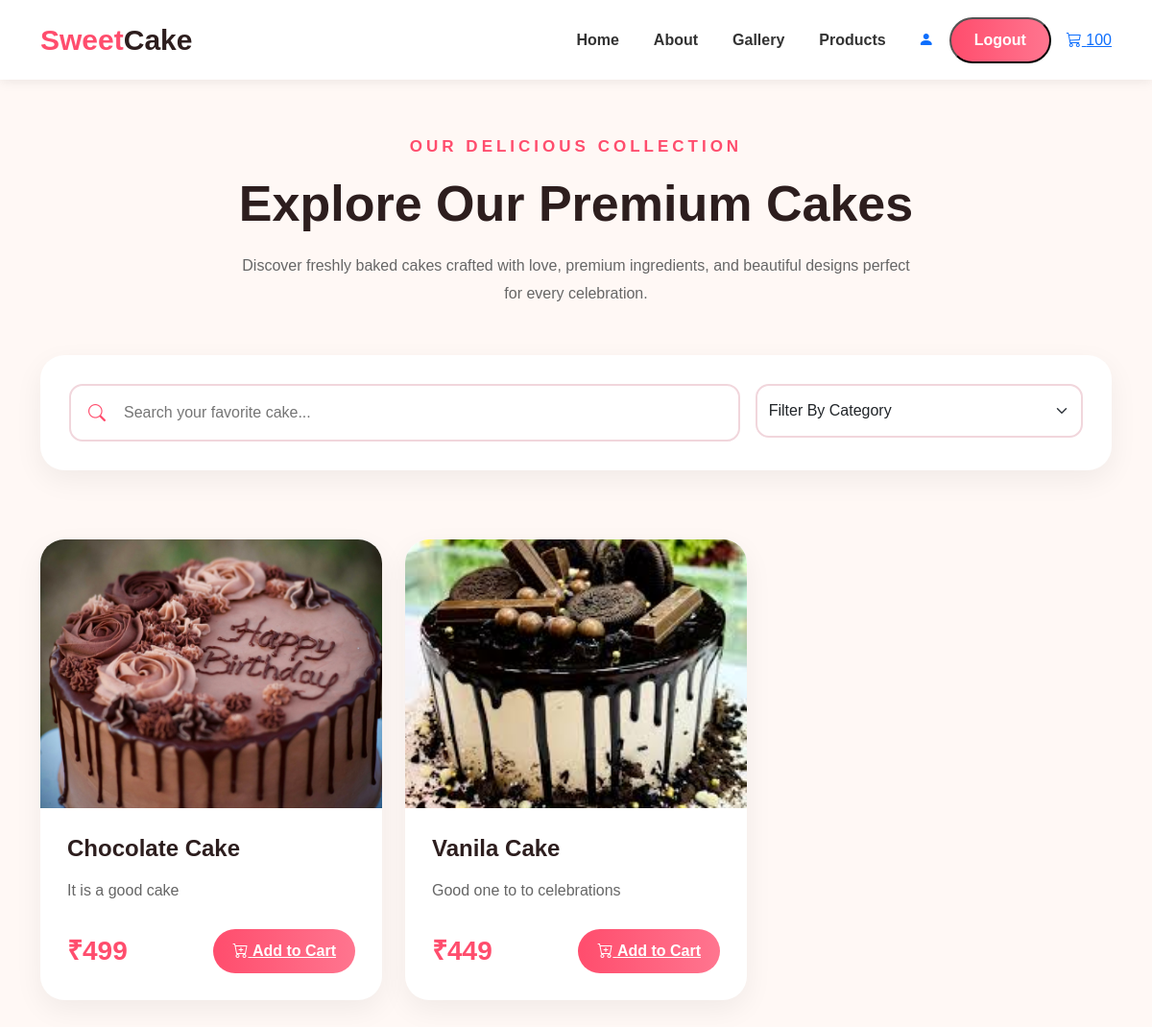
Page /customer/view-products/ on the committed database.
### adminapp/models.py (models this page shows)
class cake_tbl(models.Model):
    CATEGORY_CHOICES = [
        ('vanila','vanila'),
        ('chocolate','chocolate'),
        ('starwberry','starwberry'),
        ('cheese','cheese'),
        ('others','others')
    ]
    cake_name = models.CharField(max_length=100)
    cake_price = models.PositiveIntegerField()
    cake_description = models.TextField(blank=True)
    cake_category = models.CharField(choices=CATEGORY_CHOICES, default='others', max_length=100)
    cake_image = models.FileField(upload_to='images')

### customerapp/views.py (the view)
# urls.py: path('view-products/',views.view_products, name='view-products'),
def view_products(request):
    cakes = cake_tbl.objects.all()
    return render(request,'products.html',{'cakes':cakes})

### templates/products.html (shortened to what this page needs)
{% load static %}
<!DOCTYPE html>
<html lang="en">
<head>
    <link href="https://cdn.jsdelivr.net/npm/bootstrap@5.3.3/dist/css/bootstrap.min.css" rel="stylesheet">
    <link rel="stylesheet"
        href="https://cdn.jsdelivr.net/npm/bootstrap-icons@1.11.3/font/bootstrap-icons.min.css">
    <link rel="stylesheet" href="{% static 'css/products.css' %}">
</head>
<body>
    <nav class="navbar navbar-expand-lg fixed-top custom-navbar">
        <div class="container">
            <a class="navbar-brand logo-text" href="#">
                Sweet<span>Cake</span>
            </a>
            <div class="collapse navbar-collapse justify-content-end" id="navbarContent">
                <ul class="navbar-nav align-items-lg-center">
                    <li class="nav-item">
                        <a class="nav-link" href="./home.html">Home</a>
                    </li>
                    <li class="nav-item">
                        <a class="nav-link" href="#">About</a>
                    </li>
                    <li class="nav-item">
                        <a class="nav-link" href="#">Gallery</a>
                    </li>
                    <li class="nav-item">
                        <a class="nav-link" href="#">Products</a>
                    </li>
                    <li class="nav-item ms-lg-3">
                        <a href="#" class="profile-icon">
                            <i class="bi bi-person-fill"></i>
                        </a>
                    </li>
                    <li class="nav-item ms-lg-3 mt-3 mt-lg-0">
                        <a href="../login.html"><button class="login-btn" >
                            Logout
                        </button></a>
                    </li>
                <li class="nav-item ms-lg-3">
                    <a href="{% url 'view-cart' %}" class="cart-icon">
                        <i class="bi bi-cart3"></i>
                        <span class="cart-badge">
                            100
                        </span>
                    </a>
                </li>
                </ul>
            </div>
        </div>
    </nav>
    <section class="products-page">
        <div class="container">
            <div class="text-center">
                <p class="section-subtitle">
                    OUR DELICIOUS COLLECTION
                </p>
                <h2 class="section-title">
                    Explore Our Premium Cakes
                </h2>
                <p class="section-description">
                    Discover freshly baked cakes crafted with love,
                    premium ingredients, and beautiful designs perfect
                    for every celebration.
                </p>
            </div>
            <div class="search-filter-box">
                <div class="row g-3">
                    <div class="col-lg-8">
                        <div class="search-box">
                            <i class="bi bi-search"></i>
                            <input type="text"
                                placeholder="Search your favorite cake...">
                        </div>
                    </div>
                    <div class="col-lg-4">
                        <select class="form-select filter-select">
                            <option selected>
                                Filter By Category
                            </option>
                        </select>
                    </div>
                </div>
            </div>
            <div class="row g-4 mt-5">
                 {% for i in cakes %}
                <div class="col-lg-4 col-md-6">
                    <div class="product-card">
                        <div class="product-image">
                            <img src="{{ i.cake_image.url }}"
                                alt="Chocolate Cake">
                        </div>
                        <div class="product-content">
                            <h3>{{ i.cake_name }}</h3>
                            <p>
                                {{i.cake_description}}
                            </p>
                            <div class="product-bottom">
                                <h4>₹{{i.cake_price}}</h4>
                                <a href="{% url 'add-to-cart' i.id %}" class="btn-add-cart cart-btn">
                                    <i class="bi bi-cart-plus">
                                    </i> Add to Cart
                                </a>
                            </div>
                        </div>
                    </div>
                </div>
                {% endfor %}
            </div>
        </div>
    </section>
</body>
</html>

### static/css/products.css (style rules this page uses)
* { margin: 0; padding: 0; box-sizing: border-box; }
body { background: #fff8f5; font-family: Arial, Helvetica, sans-serif; }
.custom-navbar { background: rgba(255,255,255,0.95); backdrop-filter: blur(10px); padding: 14px 0; box-shadow: 0 2px 12px rgba(0,0,0,0.08); }
.logo-text { font-size: 30px; font-weight: 800; color: #ff4d6d; }
.logo-text span { color: #2d1e1e; }
.nav-link { color: #333 !important; font-weight: 600; margin: 0 10px; transition: 0.3s; }
.login-btn { display: inline-block; background: linear-gradient( to right, #ff4d6d, #ff758f ); color: white; padding: 10px 24px; border-radius: 30px; text-decoration: none; font-weight: 700; transition: 0.3s; }
.products-page { padding: 140px 0 100px; }
.section-subtitle { color: #ff4d6d; font-size: 17px; font-weight: 700; letter-spacing: 4px; margin-bottom: 15px; }
.section-title { font-size: 52px; font-weight: 800; color: #2d1e1e; margin-bottom: 20px; }
.section-description { max-width: 700px; margin: auto; color: #666; line-height: 1.8; }
.search-filter-box { background: white; padding: 30px; border-radius: 25px; margin-top: 50px; box-shadow: 0 10px 30px rgba(0,0,0,0.06); }
.search-box { position: relative; }
.search-box input { width: 100%; padding: 16px 20px 16px 55px; border: 2px solid #f1d6dc; border-radius: 14px; outline: none; transition: 0.3s; }
.search-box i { position: absolute; top: 50%; left: 20px; transform: translateY(-50%); color: #ff4d6d; font-size: 18px; }
.filter-select { height: 56px; border: 2px solid #f1d6dc; border-radius: 14px; transition: 0.3s; }
.product-card { background: white; border-radius: 25px; overflow: hidden; transition: 0.4s; box-shadow: 0 10px 30px rgba(0,0,0,0.06); height: 100%; }
.product-image { overflow: hidden; }
.product-image img { width: 100%; height: 280px; object-fit: cover; transition: 0.5s; }
.product-content { padding: 28px; }
.product-content h3 { font-size: 24px; font-weight: 700; color: #2d1e1e; margin-bottom: 15px; }
.product-content p { color: #666; line-height: 1.8; margin-bottom: 25px; }
.product-bottom { display: flex; justify-content: space-between; align-items: center; }
.product-bottom h4 { color: #ff4d6d; font-size: 28px; font-weight: 800; margin: 0; }
.cart-btn { border: none; background: linear-gradient( to right, #ff4d6d, #ff758f ); color: white; padding: 11px 20px; border-radius: 30px; font-weight: 700; transition: 0.3s; }

### rows in the picture
cake_tbl: cake_image (picture), cake_name "Chocolate Cake", cake_description "It is a good cake", cake_price "499"
cake_tbl: cake_image (picture), cake_name "Vanila Cake", cake_description "Good one to to celebrations", cake_price "449"
